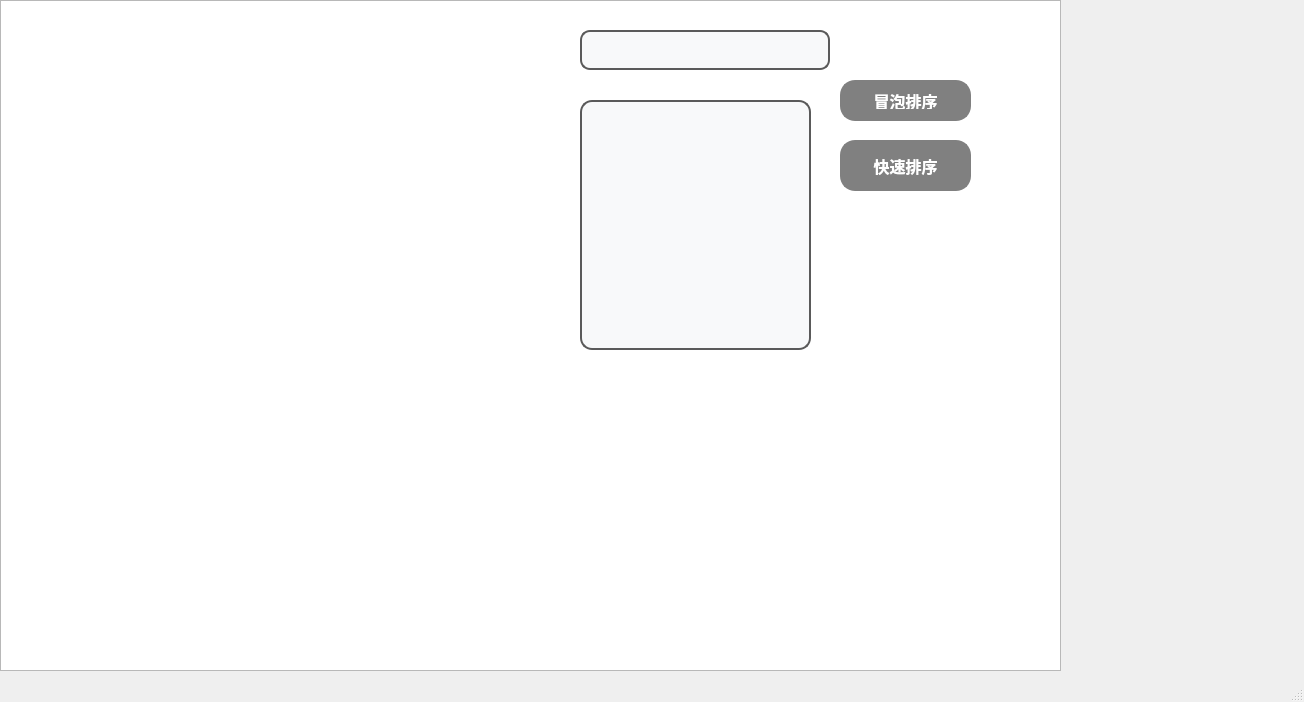
<?xml version="1.0" encoding="UTF-8"?>
<ui version="4.0">
 <class>MainWindow</class>
 <widget class="QMainWindow" name="MainWindow">
  <property name="geometry">
   <rect>
    <x>0</x>
    <y>0</y>
    <width>1304</width>
    <height>702</height>
   </rect>
  </property>
  <property name="windowTitle">
   <string>MainWindow</string>
  </property>
  <widget class="QWidget" name="centralwidget">
   <widget class="QTextEdit" name="debugOutput">
    <property name="geometry">
     <rect>
      <x>580</x>
      <y>100</y>
      <width>231</width>
      <height>250</height>
     </rect>
    </property>
    <property name="styleSheet">
     <string notr="true">QTextEdit {
    border: 2px solid #5A5A5A;  /* 边框颜色 */
    border-radius: 12px;         /* 圆角半径增大，柔化边角 */
    padding: 5px;
    background: #F8F9FA;         /* 背景颜色 */
    font-size: 14px;
    color: #333333;              /* 文字颜色 */
    box-shadow: 0px 2px 5px rgba(0, 0, 0, 0.1);  /* 加入轻微的阴影效果，进一步柔化 */
}

QTextEdit:hover {
    border: 2px solid #007BFF;  /* 悬停时的边框颜色 */
    //box-shadow: 0px 2px 8px rgba(0, 123, 255, 0.3);  /* 悬停时阴影效果加深 */
	background: #E3F2FD;         /* 悬停时的背景颜色稍微变亮 */
}

QTextEdit:focus {
    border: 2px solid #28A745;  /* 焦点时的边框颜色 */
    background: #E9F7EF;        /* 焦点时的背景颜色 */
    //box-shadow: 0px 2px 10px rgba(40, 167, 69, 0.3);  /* 焦点时的阴影效果 */
}

QTextEdit::placeholder {
    color: #AAAAAA;             /* 占位符文本颜色 */
    font-style: italic;         /* 占位符字体样式 */
}
</string>
    </property>
    <property name="readOnly">
     <bool>true</bool>
    </property>
    <property name="html">
     <string>&lt;!DOCTYPE HTML PUBLIC &quot;-//W3C//DTD HTML 4.0//EN&quot; &quot;http://www.w3.org/TR/REC-html40/strict.dtd&quot;&gt;
&lt;html&gt;&lt;head&gt;&lt;meta name=&quot;qrichtext&quot; content=&quot;1&quot; /&gt;&lt;meta charset=&quot;utf-8&quot; /&gt;&lt;style type=&quot;text/css&quot;&gt;
p, li { white-space: pre-wrap; }
hr { height: 1px; border-width: 0; }
li.unchecked::marker { content: &quot;\2610&quot;; }
li.checked::marker { content: &quot;\2612&quot;; }
&lt;/style&gt;&lt;/head&gt;&lt;body style=&quot; font-family:'Microsoft YaHei UI'; font-size:14px; font-weight:400; font-style:normal;&quot;&gt;
&lt;p style=&quot;-qt-paragraph-type:empty; margin-top:0px; margin-bottom:0px; margin-left:0px; margin-right:0px; -qt-block-indent:0; text-indent:0px;&quot;&gt;&lt;br /&gt;&lt;/p&gt;&lt;/body&gt;&lt;/html&gt;</string>
    </property>
   </widget>
   <widget class="QGraphicsView" name="graphicsView">
    <property name="geometry">
     <rect>
      <x>0</x>
      <y>0</y>
      <width>1061</width>
      <height>671</height>
     </rect>
    </property>
   </widget>
   <widget class="QPushButton" name="bubbleSortButton">
    <property name="geometry">
     <rect>
      <x>840</x>
      <y>80</y>
      <width>131</width>
      <height>41</height>
     </rect>
    </property>
    <property name="styleSheet">
     <string notr="true">QPushButton {
    background-color: #808080;
    color: white;
    border: 2px solid #808080;
    border-radius: 15px;
    padding: 10px 20px;
    font-size: 16px;
    font-weight: bold;
}

QPushButton:hover {
    background-color: #333333;
    border: 2px solid #333333;
}</string>
    </property>
    <property name="text">
     <string>冒泡排序</string>
    </property>
   </widget>
   <widget class="QLineEdit" name="ArrayEdit">
    <property name="geometry">
     <rect>
      <x>580</x>
      <y>30</y>
      <width>250</width>
      <height>40</height>
     </rect>
    </property>
    <property name="toolTip">
     <string>&lt;html&gt;&lt;head/&gt;&lt;body&gt;&lt;p&gt;请在此输入数组(1 1 1 1...)&lt;/p&gt;&lt;/body&gt;&lt;/html&gt;</string>
    </property>
    <property name="styleSheet">
     <string notr="true">QLineEdit {
    border: 2px solid #5A5A5A;
    border-radius: 10px;
    padding: 5px;
    background: #F8F9FA;
    font-size: 16px;
    color: #333333;
}

QLineEdit:hover {
    border: 2px solid #007BFF;
}

QLineEdit:focus {
    border: 2px solid #28A745;
    background: #E9F7EF;
}

QLineEdit::placeholder {
    color: #AAAAAA;
    font-style: italic;
}</string>
    </property>
    <property name="text">
     <string/>
    </property>
   </widget>
   <widget class="QPushButton" name="quickSortButton">
    <property name="geometry">
     <rect>
      <x>840</x>
      <y>140</y>
      <width>131</width>
      <height>51</height>
     </rect>
    </property>
    <property name="styleSheet">
     <string notr="true">QPushButton {
    background-color: #808080;
    color: white;
    border: 2px solid #808080;
    border-radius: 15px;
    padding: 10px 20px;
    font-size: 16px;
    font-weight: bold;
}

QPushButton:hover {
    background-color: #333333;
    border: 2px solid #333333;
}</string>
    </property>
    <property name="text">
     <string>快速排序</string>
    </property>
   </widget>
   <zorder>graphicsView</zorder>
   <zorder>debugOutput</zorder>
   <zorder>bubbleSortButton</zorder>
   <zorder>ArrayEdit</zorder>
   <zorder>quickSortButton</zorder>
  </widget>
  <widget class="QMenuBar" name="menubar">
   <property name="geometry">
    <rect>
     <x>0</x>
     <y>0</y>
     <width>1304</width>
     <height>25</height>
    </rect>
   </property>
  </widget>
  <widget class="QStatusBar" name="statusbar"/>
 </widget>
 <resources/>
 <connections/>
</ui>
